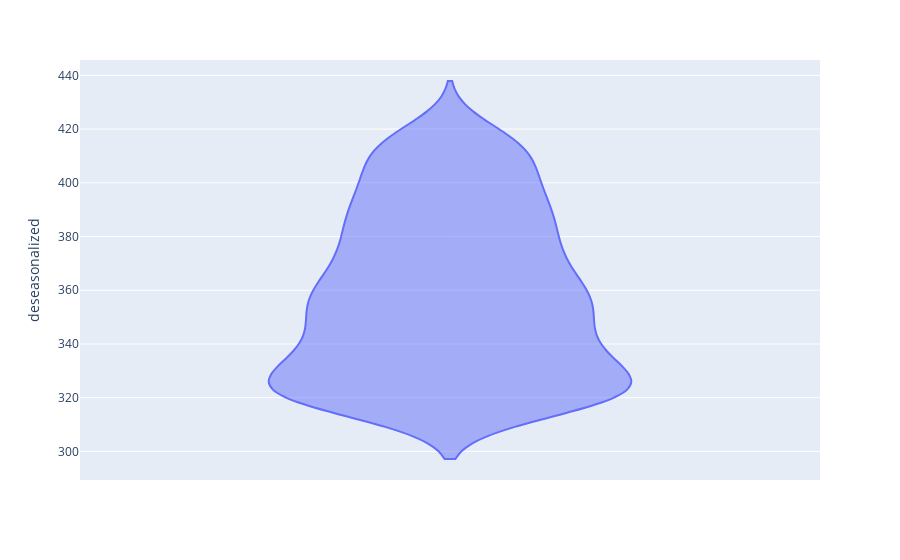

Write notebook code for a chart like this one.
### Code cell
px.violin(co2, y='deseasonalized')

### Figure 1 — Plotly figure (JSON) as saved in the notebook; plotly's stock layout.template omitted (floating-point values rounded to 4 significant figures; data arrays with more than 128 entries replaced by an {"elided": "..."} marker saying what was removed)
{"data": [{"alignmentgroup": "True", "box": {"visible": false}, "hovertemplate": "deseasonalized=%{y}<extra></extra>", "legendgroup": "", "marker": {"color": "#636efa"}, "name": "", "offsetgroup": "", "orientation": "v", "scalegroup": "True", "showlegend": false, "type": "violin", "x0": " ", "xaxis": "x", "y": {"elided": "783 float values"}, "y0": " ", "yaxis": "y"}], "layout": {"legend": {"tracegroupgap": 0}, "margin": {"t": 60}, "violinmode": "group", "xaxis": {"anchor": "y", "domain": [0, 1]}, "yaxis": {"anchor": "x", "domain": [0, 1], "title": {"text": "deseasonalized"}}}}
